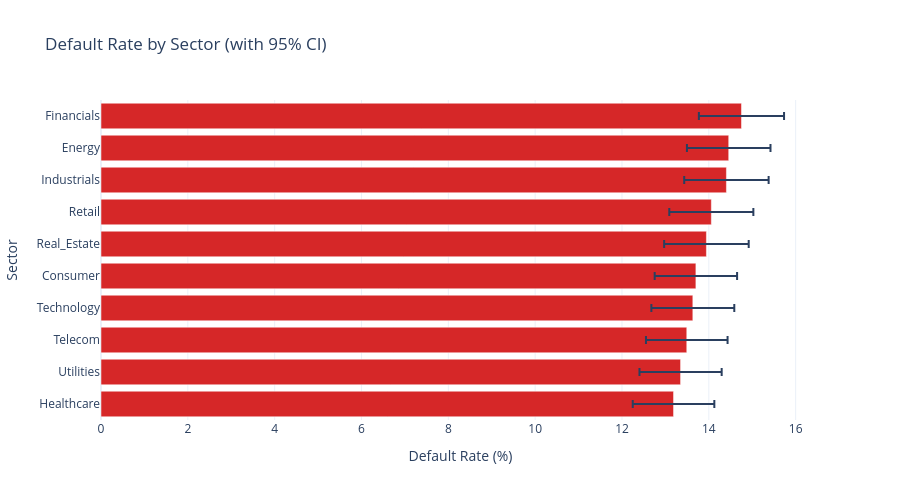

Notebook code for this chart:
### Code cell
# Default rate by sector
fig_default = eda.default_rate_by_sector()
fig_default.show()

### Figure 1 — Plotly figure (JSON) as saved in the notebook; plotly's stock layout.template omitted (floating-point values rounded to 4 significant figures)
{"data": [{"error_x": {"array": [0.9396, 0.9466, 0.9398, 0.955, 0.9491, 0.9737, 0.9682, 0.9722, 0.9622, 0.9807], "type": "data", "visible": true}, "hovertemplate": "<b>%{y}</b><br>Default Rate: %{x:.2f}%<extra></extra>", "marker": {"color": "#d62728"}, "orientation": "h", "type": "bar", "x": [13.19, 13.35, 13.49, 13.63, 13.7, 13.94, 14.06, 14.41, 14.46, 14.75], "y": ["Healthcare", "Utilities", "Telecom", "Technology", "Consumer", "Real_Estate", "Retail", "Industrials", "Energy", "Financials"]}], "layout": {"height": 500, "showlegend": false, "title": {"text": "Default Rate by Sector (with 95% CI)"}, "xaxis": {"title": {"text": "Default Rate (%)"}}, "yaxis": {"title": {"text": "Sector"}}}}
